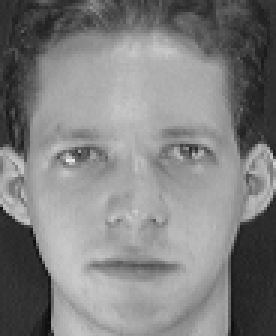
%> input picture trunk/9/kmil/kurs/brightness_test/1.jpg, 92 x 112 px (shown 3 times larger)
$ octave test.m   (GNU Octave 9; MATLAB toolbox functions it lacks are replaced by stand-ins)
%> lines starting %> are read from the running program, lines starting %| are printed output that depends on the picture
% влияние освещения на гистограмму

% очистка экрана
clear all; clc;

% префикс пути к картинке
PATH_PREFIX = 'D:\PROJECTS\a-team-777\9\kmil\kurs\brightness_test\';

% первая
PIC1_PATH = [PATH_PREFIX, '1.jpg'];

% вторая
PIC2_PATH = [PATH_PREFIX, '2.jpg'];

% третья
PIC3_PATH = [PATH_PREFIX, '3.jpg'];

% количество уровней гистограммы
LEVELS = 256;

% размер блока гистограммы
hist_block_size = uint8( 256 / LEVELS );

% 1-ая картинка

    image1 = imread( PIC1_PATH );   % чтение изображения из файла
%> image1 is the input picture: size 112x92 uint8; min 11, max 234, mean 128.3

    figure( 1 );
    subplot( 3, 3, 1 );
    imshow( image1 );   % показываем картинку

    full_spectrum1 = uint8( zeros( 1, 256 ) );
    for i = 1 : size( image1, 1 )
        for j = 1: size( image1, 2 )
            color = image1( i, j );
            full_spectrum1( color + 1 ) = full_spectrum1( color + 1 ) + 1;
        end;
    end;    % расчёт полной гистограммы
%> after the loop, full_spectrum1 = 256 values, max 230 at index 172, min 0 at index 1, mean 40.25

    figure( 1 );
    subplot( 3, 3, 2 );
    plot( full_spectrum1 ); % рисуем полную гистограмму

    short_spectrum1 = uint8( zeros( 1, LEVELS ) );
    for i = 1 : LEVELS
        short_spectrum1( i ) = mean( full_spectrum1( 1, ( i - 1 ) * hist_block_size + 1 : i * hist_block_size + 1 ) );
    end;    % расчёт укороченной гистограммы
%> after the loop, short_spectrum1 = 256 values, max 218 at index 172, min 0 at index 1, mean 40.48

    figure( 1 );
    subplot( 3, 3, 3 );
    bar( short_spectrum1 ); % рисуем укороченную гистограмму

% 2-я картинка

    image2 = imread( PIC2_PATH);    % чтение изображения из файла
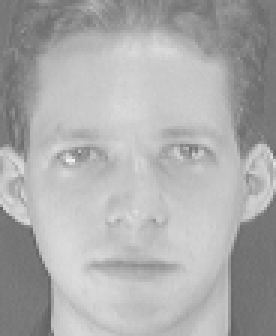
%> input picture trunk/9/kmil/kurs/brightness_test/2.jpg, 92 x 112 px (shown 3 times larger)
%> image2 is the input picture: size 112x92 uint8; min 96, max 241, mean 172.2

    figure( 1 );
    subplot( 3, 3, 4 );
    imshow( image2 );   % показываем картинку

    full_spectrum2 = uint8( zeros( 1, 256 ) );
    for i = 1 : size( image2, 1 )
        for j = 1: size( image2, 2 )
            color = image2( i, j );
            full_spectrum2( color + 1 ) = full_spectrum2( color + 1 ) + 1;
        end;
    end;    % расчёт полной гистограммы
%> after the loop, full_spectrum2 = 256 values, max 255 at index 116, min 0 at index 1, mean 37.41

    figure( 1 );
    subplot( 3, 3, 5 );
    plot( full_spectrum2 ); % рисуем полную гистограмму

    short_spectrum2 = uint8( zeros( 1, LEVELS ) );
    for i = 1 : LEVELS
        short_spectrum2( i ) = mean( full_spectrum2( 1, ( i - 1 ) * hist_block_size + 1 : i * hist_block_size + 1 ) );
    end;    % расчёт укороченной гистограммы
%> after the loop, short_spectrum2 = 256 values, max 255 at index 198, min 0 at index 1, mean 37.54

    figure( 1 );
    subplot( 3, 3, 6 );
    bar( short_spectrum2 ); % рисуем укороченную гистограмму

% 3-я картинка

    image3 = imread( PIC3_PATH);    % чтение изображения из файла
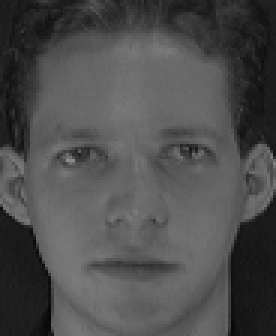
%> input picture trunk/9/kmil/kurs/brightness_test/3.jpg, 92 x 112 px (shown 3 times larger)
%> image3 is the input picture: size 112x92 uint8; min 6, max 142, mean 77.5

    figure( 1 );
    subplot( 3, 3, 7 );
    imshow( image3 );   % показываем картинку

    full_spectrum3 = uint8( zeros( 1, 256 ) );
    for i = 1 : size( image3, 1 )
        for j = 1: size( image3, 2 )
            color = image3( i, j );
            full_spectrum3( color + 1 ) = full_spectrum3( color + 1 ) + 1;
        end;
    end;    % расчёт полной гистограммы
%> after the loop, full_spectrum3 = 256 values, max 255 at index 28, min 0 at index 1, mean 38.27

    figure( 1 );
    subplot( 3, 3, 8 );
    plot( full_spectrum3 ); % рисуем полную гистограмму

    short_spectrum3 = uint8( zeros( 1, LEVELS ) );
    for i = 1 : LEVELS
        short_spectrum3( i ) = mean( full_spectrum3( 1, ( i - 1 ) * hist_block_size + 1 : i * hist_block_size + 1 ) );
    end;    % расчёт укороченной гистограммы
%> after the loop, short_spectrum3 = 256 values, max 255 at index 100, min 0 at index 1, mean 38.41

    figure( 1 );
    subplot( 3, 3, 9 );
    bar( short_spectrum3 ); % рисуем укороченную гистограмму
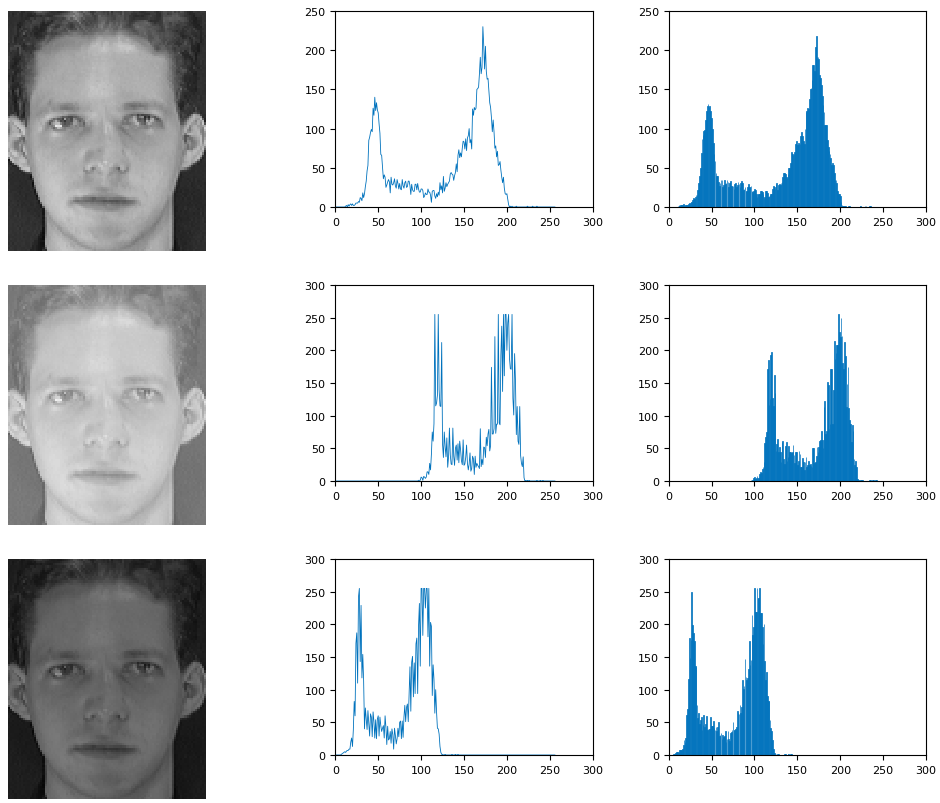
%> figure redrawn from the program's plot data, 9 panels
